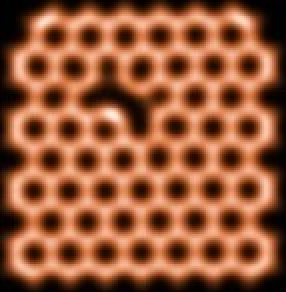
#> input picture STM_images/7_def.jpg, 143 x 146 px, found by its file name (shown 2 times larger)
$ jupyter execute --allow-errors AI_vacancy.ipynb
#> lines starting #> are read from the running program, lines starting #| are printed output that depends on the picture; after the words box and inside, x2 and y2 are one past the last pixel; in counts of white or black regions, pixels touching at a corner belong together
[cell 1]
import pybinding as pb
from pybinding.repository import graphene
from pybinding.repository import phosphorene
from pybinding.repository import group6_tmd
import numpy as np
import pandas as pd
import matplotlib.pyplot as plt
from PIL import Image, ImageCms
from pathlib import Path
from typing import List, Tuple, Dict, Optional
import scipy.stats as stats
import cv2
import traceback
from PIL import Image, ImageEnhance, ImageFilter, ImageOps
from pathlib import Path
from skimage import measure, feature, filters, exposure
from pathlib import Path
from sklearn.model_selection import cross_val_score, KFold
from sklearn.ensemble import RandomForestRegressor
from sklearn.preprocessing import StandardScaler
import joblib

# Main code for create random images with features

[cell 2]
# -------------------- CONFIGURATION SECTION --------------------
# Set your desired system size in nanometers here
SYSTEM_SIZE_NM = (2,2)  # Change this to your desired size (width, height), this size must set so similar to the experimental images

# Select which material to use
MATERIAL_NAME = "graphene"  # Options: "graphene", "phosphorene", "MoS2"

# Other configuration parameters
NUM_IMAGES = 500          # number of images that you want to create as the training the model, this so depend on the image size of experimentsl
SCALE_FACTOR = 0.01  # Adjust this to control the relationship between image pixels and system size
# ---------------------------------------------------------------

[cell 3]
# Import different material models
try:
    from pybinding.repository import graphene, phosphorene

    # Define material functions dictionary
    material_functions = {
        "graphene": graphene.monolayer,
        "phosphorene": phosphorene.monolayer_4band,
        "MoS2": group6_tmd.monolayer_3band
    }

    material_func = material_functions[MATERIAL_NAME]

except ImportError as e:
    print(f"Warning: Could not import some materials: {e}")
    # Fallback to MoS2 if other materials are not available
    material_func = group6_tmd.monolayer_3band
    MATERIAL_NAME = "MoS2"

# Calculate scaled parameters based on system size
BASE_SIZE = 5.0  # Original base size
size_ratio = SYSTEM_SIZE_NM[0] / BASE_SIZE

# Scale all size-dependent parameters
RADIUS_RANGE = (0.12 * size_ratio, 0.7 * size_ratio)
MARGIN = 0.3 * size_ratio
SITE_RADIUS = 0.04 * size_ratio
DPI = int(300 * size_ratio)

print(f"Configuration:")
print(f"  System size: {SYSTEM_SIZE_NM[0]} x {SYSTEM_SIZE_NM[1]} nm")
print(f"  Material: {MATERIAL_NAME}")
print(f"  Scaled parameters:")
print(f"    Radius range: {RADIUS_RANGE}")
print(f"    Margin: {MARGIN}")
print(f"    Site radius: {SITE_RADIUS}")
print(f"    DPI: {DPI}")

# -------------------- Part 1: Image Generation with Defects --------------------

# [10 lines left out: function create_vacancy_modifier, not called in this run]

def generate_defect_images(
    material_func,
    material_name: str,
    num_images: int = NUM_IMAGES,
    system_size: Tuple[float, float] = SYSTEM_SIZE_NM,
    radius_range: Tuple[float, float] = RADIUS_RANGE,
    output_dir: str = "defect_images",
    margin: float = MARGIN
) -> pd.DataFrame:
    """
    Generate multiple images of material systems with vacancy defects.
    """
#> called with material_name = 'graphene', num_images = 500, system_size = (2, 2), radius_range = (0.048, 0.28), output_dir = '\\defpic', margin = 0.12
    output_path = Path(output_dir)
    output_path.mkdir(parents=True, exist_ok=True)

    targets, x_positions, y_positions, radii = [], [], [], []
    x_half, y_half = system_size[0] / 2, system_size[1] / 2

    plt.rcParams.update({'figure.max_open_warning': 0})

    for image_num in range(1, num_images + 1):
        max_radius = min(x_half, y_half) - margin
        defect_radius = np.random.uniform(radius_range[0], min(radius_range[1], max_radius))

        x_min = -x_half + defect_radius + margin
        x_max = x_half - defect_radius - margin
        y_min = -y_half + defect_radius + margin
        y_max = y_half - defect_radius - margin

        if x_min >= x_max or y_min >= y_max:
            print(f"Warning: Cannot place defect with radius {defect_radius} in system of size {system_size}")
            continue

        defect_x = np.random.uniform(x_min, x_max)
        defect_y = np.random.uniform(y_min, y_max)

        # Handle different material function signatures
        if material_name in ["MoS2", "WS2", "MoSe2", "WSe2"]:
            # For TMD materials, pass the material name
            lattice = material_func(material_name)
        else:
            # For graphene and phosphorene, call without arguments
            lattice = material_func()

        model = pb.Model(
            lattice,
            pb.rectangle(*system_size),
            create_vacancy_modifier(position=[defect_x, defect_y], radius=defect_radius)
        )

        system_area = system_size[0] * system_size[1]
        vacancy_area_percentage = (np.pi * defect_radius**2) / system_area * 100
        targets.append(vacancy_area_percentage)

        x_positions.append(defect_x + x_half)
        y_positions.append(defect_y + y_half)
        radii.append(defect_radius)

        plt.figure(dpi=DPI, facecolor='none')
        model.plot(site={'radius': SITE_RADIUS, 'cmap': ['black', 'black']})
        plt.box(False)
        plt.axis('off')

        filename = output_path / f"pic_{material_name}_{image_num:03d}.jpg"
        plt.savefig(filename, bbox_inches='tight', transparent=True)
        plt.close()

    df_main = pd.DataFrame({
        'X': x_positions,
        'Y': y_positions,
        'R': radii,
        'target': targets
    })

    csv_path = output_path / "defect_data.csv"
    df_main.to_csv(csv_path, index=False)
    print(f"Defect data saved to: {csv_path}")

    return df_main

# -------------------- Part 2: Image Processing --------------------

# [292 lines left out: functions process_images_to_grayscale, extract_enhanced_image_features, remove_constant_columns, create_comprehensive_dataframe, not called in this run]

# -------------------- Main Execution --------------------

#> (the rest of this cell did not finish here and is left out)

# Load Experimental image

[cell 4]
def preprocess_experimental_image(image_path: str, output_path: str = None) -> str:
    """
    Preprocess an experimental STM image to make it suitable for feature extraction.
    Inverts the image to match the format of simulated images (defects as white, background as black).
    """
#> called with image_path = '\\7_def.jpg'
    try:
        # Open the image
        img = Image.open(image_path)
#> img is the input picture: PIL image 143x146 RGB; mean R, G, B 152.2, 90.2, 58.2
        print(f"Original image mode: {img.mode}, size: {img.size}")
#| Original image mode: RGB, size: (143, 146)

        # Convert to grayscale if needed
        if img.mode != 'L':
            img = img.convert('L')
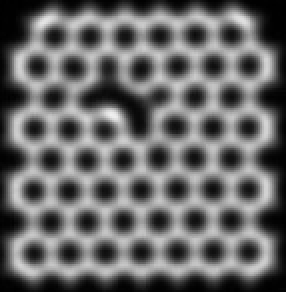
#> img: PIL image 143x146 L (shown 2 times larger); min 0, max 240, mean 105.1
            print("Converted image to grayscale")

        # Invert the image so defects become white and background black
        # This matches the format of our simulated images
        img = ImageOps.invert(img)
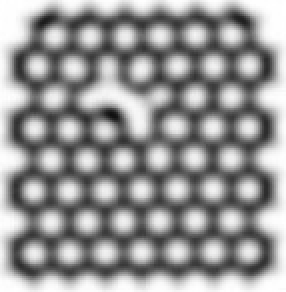
#> img: PIL image 143x146 L (shown 2 times larger); min 15, max 255, mean 149.9

        # Apply histogram equalization to enhance contrast
        img_array = np.array(img)
        img_array = exposure.equalize_hist(img_array)
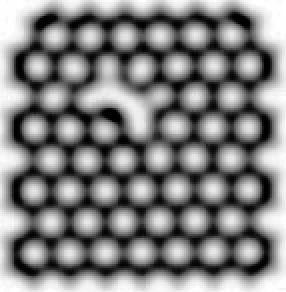
#> img_array: shape (146, 143) float64 (shown 2 times larger); min 4.79e-05, max 1, mean 0.503
        img_array = (img_array * 255).astype(np.uint8)

        # Convert back to PIL Image
        img = Image.fromarray(img_array)

        # Apply additional contrast enhancement
        enhancer = ImageEnhance.Contrast(img)
        img = enhancer.enhance(1.5)  # Moderate contrast enhancement
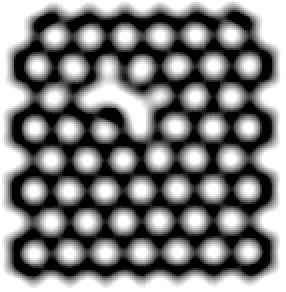
#> img: PIL image 143x146 L (shown 2 times larger); min 0, max 255, mean 127.3

        # Apply noise reduction
        img = img.filter(ImageFilter.MedianFilter(size=3))

        # Save the processed image if output path is provided
        if output_path:
            img.save(output_path)
            print(f"Processed image saved to: {output_path}")

        return output_path if output_path else image_path

    except Exception as e:
        print(f"Error preprocessing image: {str(e)}")
        traceback.print_exc()
        return image_path

def extract_features_from_experimental_image(image_path: Path) -> Dict[str, float]:
    """
    Extract features from an experimental STM image.
    Uses the exact same feature extraction as the main code.
    """
    try:
        # Open and ensure image is in grayscale
        img = Image.open(image_path).convert('L')
        WIDTH, HEIGHT = img.size

        # Convert image data to a numpy array
        img_array = np.array(img)

        # Calculate sums along axes
        sum_y = np.sum(img_array, axis=1)  # Sum along rows (y-axis)
#> sum_y = 146 values, max 36465 at index 144, min 4034 at index 133, mean 18198.4
        sum_x = np.sum(img_array, axis=0)  # Sum along columns (x-axis)
#> sum_x = 143 values, max 37183 at index 142, min 15275 at index 116, mean 18580.2

        # Find maximum values and their positions
        max_y = np.max(sum_y)
#> max_y = 36465
        max_x = np.max(sum_x)
#> max_x = 37183

        # Find positions of maximum values
        max_y_positions = np.where(sum_y == max_y)[0]
#> max_y_positions = [144, 145]
        max_x_positions = np.where(sum_x == max_x)[0]
#> max_x_positions = [142]

        # Calculate statistics for the distribution of sums
        sum_y_stats = {
            'mean': np.mean(sum_y),
            'std': np.std(sum_y),
            'skew': stats.skew(sum_y) if len(sum_y) > 1 else 0,
            'kurtosis': stats.kurtosis(sum_y) if len(sum_y) > 1 else 0,
            'median': np.median(sum_y),
            'q1': np.percentile(sum_y, 25) if len(sum_y) > 0 else 0,
            'q3': np.percentile(sum_y, 75) if len(sum_y) > 0 else 0,
            'iqr': (np.percentile(sum_y, 75) - np.percentile(sum_y, 25)) if len(sum_y) > 0 else 0
        }
#> sum_y_stats = {'mean': 18198.4, 'std': 7835.9, 'skew': 0.311, 'kurtosis': -0.503, 'median': 18327, 'q1': 11581.8, 'q3': 23251.2, 'iqr': 11669.5}

        sum_x_stats = {
            'mean': np.mean(sum_x),
            'std': np.std(sum_x),
            'skew': stats.skew(sum_x) if len(sum_x) > 1 else 0,
            'kurtosis': stats.kurtosis(sum_x) if len(sum_x) > 1 else 0,
            'median': np.median(sum_x),
            'q1': np.percentile(sum_x, 25) if len(sum_x) > 0 else 0,
            'q3': np.percentile(sum_x, 75) if len(sum_x) > 0 else 0,
            'iqr': (np.percentile(sum_x, 75) - np.percentile(sum_x, 25)) if len(sum_x) > 0 else 0
        }
#> sum_x_stats = {'mean': 18580.2, 'std': 5059.2, 'skew': 2.72, 'kurtosis': 6.37, 'median': 16937, 'q1': 16182, 'q3': 18264.5, 'iqr': 2082.5}

        # Calculate image-wide statistics
        img_stats = {
            'mean_intensity': np.mean(img_array),
            'std_intensity': np.std(img_array),
            'min_intensity': np.min(img_array),
            'max_intensity': np.max(img_array),
            'entropy': stats.entropy(img_array.flatten()) if np.any(img_array) else 0,
        }
#> img_stats = {'mean_intensity': 127.3, 'std_intensity': 93.71, 'min_intensity': 0, 'max_intensity': 255, 'entropy': 9.6}

        # Calculate gradient features using Sobel filters
        grad_x = filters.sobel_h(img_array)
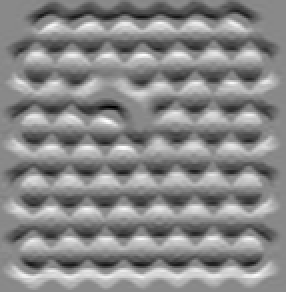
#> grad_x: shape (146, 143) float64 (shown 2 times larger); min -0.634, max 0.546, mean 6.76e-05; drawn with min black and max white
        grad_y = filters.sobel_v(img_array)
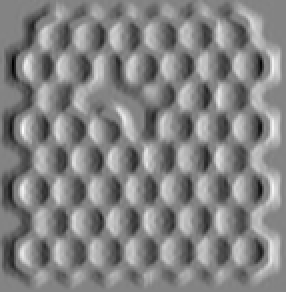
#> grad_y: shape (146, 143) float64 (shown 2 times larger); min -0.609, max 0.571, mean 3.46e-05; drawn with min black and max white
        grad_magnitude = np.sqrt(grad_x**2 + grad_y**2)
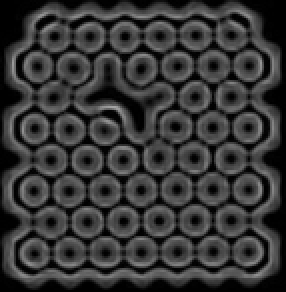
#> grad_magnitude: shape (146, 143) float64 (shown 2 times larger); min 0, max 0.64, mean 0.217

        gradient_stats = {
            'mean_gradient': np.mean(grad_magnitude),
            'std_gradient': np.std(grad_magnitude),
            'max_gradient': np.max(grad_magnitude),
        }
#> gradient_stats = {'mean_gradient': 0.217, 'std_gradient': 0.142, 'max_gradient': 0.64}

        # Calculate hole properties using thresholding
        # Use the same approach as in the main code
        threshold = np.mean(img_array) - np.std(img_array)
#> threshold = 33.55
        binary_img = img_array < threshold
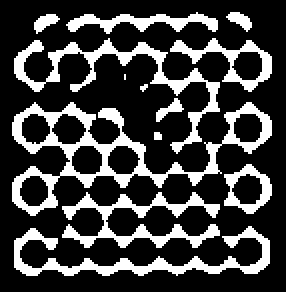
#> binary_img: shape (146, 143) bool (shown 2 times larger); 25.1% white; 13 white regions (3 under 20 px)

        # Find connected components (the hole)
        labeled_img = measure.label(binary_img)
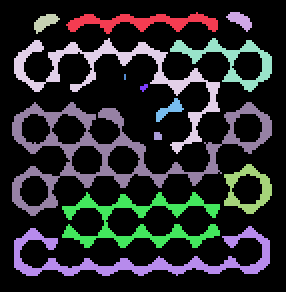
#> labeled_img: shape (146, 143) int32 (shown 2 times larger); 14 distinct labels, from 0 to 13; one colour per label, 0 black
        regions = measure.regionprops(labeled_img, intensity_image=img_array)
#> regions = 13 regions; largest, box (x1, y1, x2, y2) and area: (6, 51, 136, 108) 1576, (7, 19, 110, 77) 878, (7, 113, 135, 138) 831, (31, 96, 110, 124) 752, (85, 19, 136, 46) 373

        # If we found regions, get the largest one (assumed to be the hole)
        if regions:
            largest_region = max(regions, key=lambda x: x.area)
            hole_props = {
                'hole_area': largest_region.area,
                'hole_perimeter': largest_region.perimeter,
                'hole_eccentricity': largest_region.eccentricity,
                'hole_solidity': largest_region.solidity,
                'hole_centroid_y': largest_region.centroid[0],
                'hole_centroid_x': largest_region.centroid[1],
                'hole_major_axis': largest_region.major_axis_length,
                'hole_minor_axis': largest_region.minor_axis_length,
                'hole_mean_intensity': largest_region.mean_intensity,
            }
        else:
            hole_props = {
                'hole_area': 0,
                'hole_perimeter': 0,
                'hole_eccentricity': 0,
                'hole_solidity': 0,
                'hole_centroid_y': 0,
                'hole_centroid_x': 0,
                'hole_major_axis': 0,
                'hole_minor_axis': 0,
                'hole_mean_intensity': 0,
            }

        # Combine all features
        features = {
            'image_path': str(image_path),
            'width': WIDTH,
            'height': HEIGHT,
            'max_sum_y': max_y,
            'max_sum_x': max_x,
            'max_y_pos_count': len(max_y_positions),
            'max_x_pos_count': len(max_x_positions),
            'max_y_pos_mean': np.mean(max_y_positions) if len(max_y_positions) > 0 else 0,
            'max_x_pos_mean': np.mean(max_x_positions) if len(max_x_positions) > 0 else 0,
            'max_y_pos_std': np.std(max_y_positions) if len(max_y_positions) > 0 else 0,
            'max_x_pos_std': np.std(max_x_positions) if len(max_x_positions) > 0 else 0,
        }

        # Add sum distribution statistics
        for key, value in sum_y_stats.items():
            features[f'sum_y_{key}'] = value
#> this loop made 8 passes
#> (key, value) on passes 1 to 8: ('mean', 18198.4), ('std', 7835.9), ('skew', 0.311), ('kurtosis', -0.503), ('median', 18327), ('q1', 11581.8), ('q3', 23251.2), ('iqr', 11669.5)
#> after the loop, features = 19 items

        for key, value in sum_x_stats.items():
            features[f'sum_x_{key}'] = value
#> this loop made 8 passes
#> (key, value) on passes 1 to 8: ('mean', 18580.2), ('std', 5059.2), ('skew', 2.72), ('kurtosis', 6.37), ('median', 16937), ('q1', 16182), ('q3', 18264.5), ('iqr', 2082.5)
#> after the loop, features = 27 items

        # Add image statistics
        for key, value in img_stats.items():
            features[key] = value
#> this loop made 5 passes
#> (key, value) on passes 1 to 5: ('mean_intensity', 127.3), ('std_intensity', 93.71), ('min_intensity', 0), ('max_intensity', 255), ('entropy', 9.6)
#> after the loop, features = 32 items

        # Add gradient statistics
        for key, value in gradient_stats.items():
            features[key] = value
#> this loop made 3 passes
#> (key, value) on passes 1 to 3: ('mean_gradient', 0.217), ('std_gradient', 0.142), ('max_gradient', 0.64)
#> after the loop, features = 35 items

        # Add hole properties
        for key, value in hole_props.items():
            features[key] = value
#> this loop made 9 passes
#> (key, value) on passes 1 to 8: ('hole_area', 1576), ('hole_perimeter', 835.9), ('hole_eccentricity', 0.937), ('hole_solidity', 0.277), ('hole_centroid_y', 74.91), ('hole_centroid_x', 57.27), ('hole_major_axis', 155.7), ('hole_minor_axis', 54.39)
#> after the loop, features = 44 items

        print(f"Successfully extracted {len(features)} features from experimental image")
#| Successfully extracted 44 features from experimental image
        return features

    except Exception as e:
        print(f"Error processing experimental image {image_path}: {str(e)}")
        traceback.print_exc()
        return None

def process_experimental_image(experimental_image_path: str, output_dir: str = None) -> pd.DataFrame:
    """
    Process an experimental STM image and extract features.
    Uses the exact same feature extraction as the main code.
    """
    # Create output directory if specified
    if output_dir:
        output_path = Path(output_dir)
        output_path.mkdir(parents=True, exist_ok=True)
        processed_image_path = output_path / "processed_experimental_image.jpg"
    else:
        processed_image_path = None

    # Preprocess the experimental image
    print("Preprocessing experimental image...")
    processed_path = preprocess_experimental_image(experimental_image_path, processed_image_path)

    # Extract features from the processed image
    print("Extracting features from experimental image...")
    features = extract_features_from_experimental_image(Path(processed_path))
#> features = 44 items

    if features:
        # Create DataFrame
        df = pd.DataFrame([features])
#> df = table of 1 rows and 44 columns

        # Since it's an experimental image, we don't have X, Y, R, target values
        # Add them as NaN
        df['X'] = np.nan
        df['Y'] = np.nan
        df['R'] = np.nan
        df['target'] = np.nan

        # Reorder columns to put defect parameters first
        defect_cols = ['X', 'Y', 'R', 'target']
        other_cols = [col for col in df.columns if col not in defect_cols]
#> other_cols = 44 items, first 6: 'image_path', 'width', 'height', 'max_sum_y', 'max_sum_x', 'max_y_pos_count'
        ordered_cols = defect_cols + other_cols
#> ordered_cols = 48 items, first 6: 'X', 'Y', 'R', 'target', 'image_path', 'width'

        df = df[ordered_cols]
#> df = table of 1 rows and 48 columns

        print("Successfully processed experimental image and extracted features")
        return df
    else:
        print("Failed to extract features from experimental image")
        return pd.DataFrame()

# Main execution
if __name__ == "__main__":
    # Set paths
    experimental_image_path = r"\7_def.jpg"   # path of experimental images so as STM
    output_dir = r"\experimental_results"   # path of saved resluts

    # Process the experimental image
    df_experimental = process_experimental_image(experimental_image_path, output_dir)
#> df_experimental = table of 1 rows and 48 columns

    if not df_experimental.empty:
        # Display the results
        print("\nExperimental Image Features:")
        print(df_experimental.head())
#> (printed output is left out)

        # Save the results to CSV
        csv_path = Path(output_dir) / "experimental_features.csv"
        df_experimental.to_csv(csv_path, index=False)
        print(f"\nExperimental features saved to: {csv_path}")

        # Display information about the DataFrame
        print(f"\nDataFrame shape: {df_experimental.shape}")
#| DataFrame shape: (1, 48)
        print(f"Number of features: {len(df_experimental.columns)}")
#| Number of features: 48

        # Display the feature values
        print("\nFeature Values:")
        for col in df_experimental.columns:
            print(f"{col}: {df_experimental[col].values[0]}")
#> this loop made 48 passes
#> (printed output is left out)
    else:
        print("Failed to process experimental image.")
